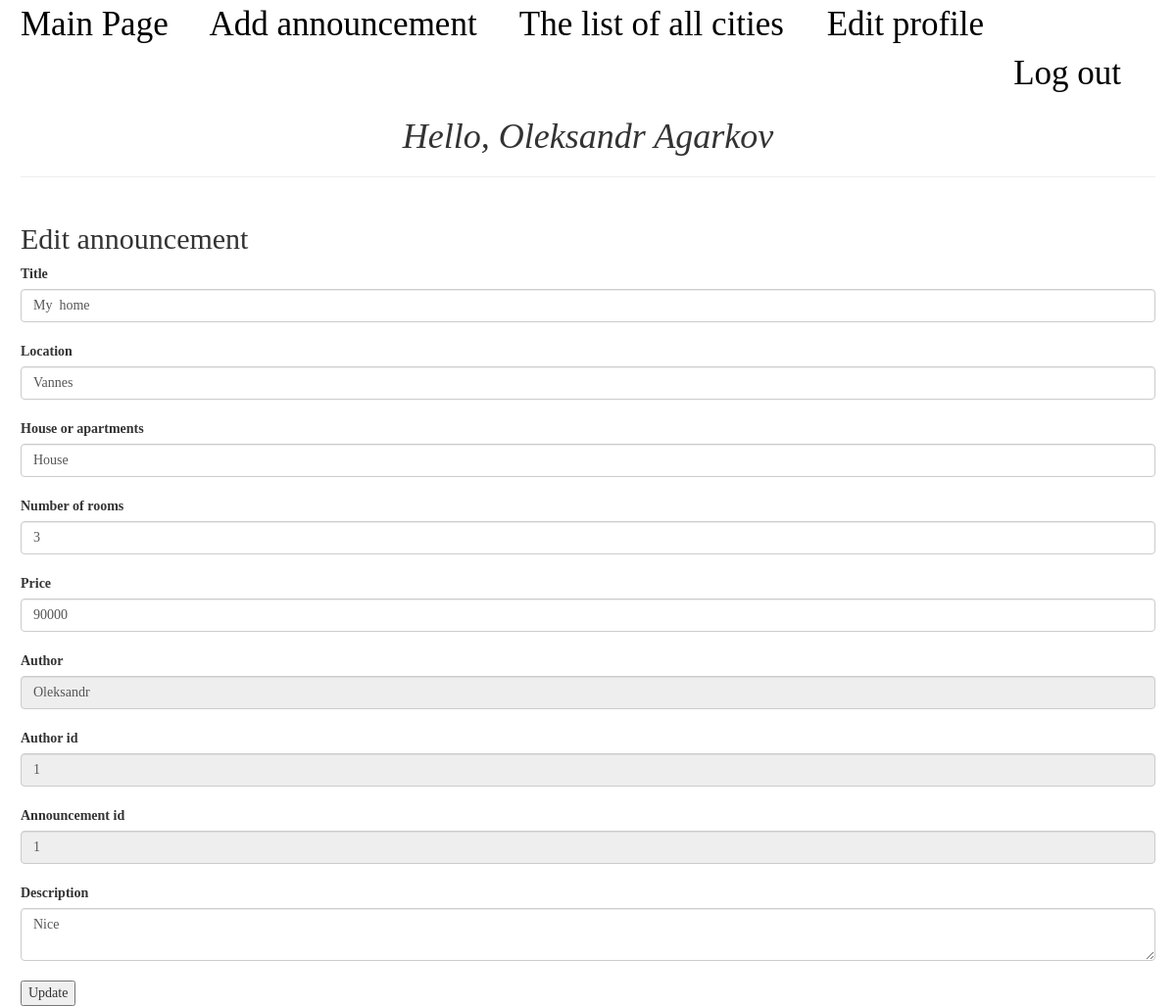
The page /house/edit/1 (signed in) on the database its author committed.
### models.py (models this page shows, shortened)
class Client(UserMixin, db.Model):
    __table_args__ = {'extend_existing': True}
    id = db.Column(db.INTEGER, primary_key=True)
    name = db.Column(db.String(50), nullable=False)
    surname = db.Column(db.String(50), nullable=False)
    phone_number = db.Column(db.String(5), nullable=False, unique=False)
    birthday = db.Column(db.String(11), nullable=False)
    email = db.Column(db.String, nullable=False, unique=False)
    password = db.Column(db.INTEGER, nullable=False)

class House(db.Model):
    __table_args__ = {'extend_existing': True}
    id = db.Column(db.INTEGER, primary_key=True)
    title = db.Column(db.String(50), nullable=False)
    location = db.Column(db.String(50), nullable=False)
    type = db.Column(db.String(50), nullable=False)
    rooms = db.Column(db.INTEGER, nullable=False)
    price = db.Column(db.INTEGER, nullable=False)
    description = db.Column(db.Text, nullable=False)
    author = db.Column(db.String, nullable=False)
    author_id = db.Column(db.INTEGER, nullable=False)
    dateCreation = db.Column(db.DateTime, nullable=False, default=sqlalchemy.sql.func.now())

### app.py (the view, shortened to what this page needs)
@app.route('/house/edit/<int:id>', methods=['GET', 'POST'])
def editAnnouncementById(id):
    if request.method == 'GET':
        house = models.getHouseById(id)
        if house.author_id == current_user.id:
            return render_template('editHouse.html', house=house)
        else:
            return "Not permitted"

### auth.py (called while the page is built)
@login_manager.user_loader
def load_user(user_id):
    return models.Client.query.get(user_id)

### models.py (called while the page is built)
def getHouseById(id):
    return House.query.get(id)

### templates/editHouse.html (shortened to what this page needs)
{% extends 'base.html' %}
{% block body%}
<h2>Edit announcement</h2>
    <div class="form-row">
        <form action="/house/edit/{{ house.id }}" method="post">
            <label for="title">Title</label>
            <input class="form-control" type="text" name="title" id="title" value="{{ house.title }}" required>
            <br>
            <label for="location">Location</label>
            <input class="form-control" type="text" name="location" id="location"
                   value="{{ house.location }}" required>
            <br>
            <label for="type">House or apartments</label>
            <input class="form-control" type="text" name="type" id="type" value={{ house.type }} required>
            <br>
            <label for="number">Number of rooms</label>
            <input class="form-control" type="number" name="rooms" id="rooms" value={{ house.rooms }} required>
            <br>
            <label for="price">Price</label>
            <input class="form-control" type="number" name="price" id="price" value={{ house.price }} required>
            <br>
            <label for="author">Author</label>
            <input class="form-control" type="text" name="author" id="author" value={{ house.author }} readonly>
            <br>
            <label for="author_id">Author id</label>
            <input class="form-control" type="number" name="author_id" id="author_id"
                   value={{ house.author_id }} readonly>
            <br>
            <label for="id">Announcement id</label>
            <input class="form-control" type="number" name="id" id="id"
                   value={{ house.id }} readonly>
            <br>
            <label for="description">Description</label>
            <textarea class="form-control" type="text" name="description" id="description"
                      required>{{ house.description }}</textarea>
            <br>
            <input type="submit" value="Update">
        </form>
    </div>
{% endblock %}

### templates/base.html (shortened to what this page needs)
<!DOCTYPE html>
<html lang="en">
<head>
    <link rel="stylesheet" type="text/css" href="{{ url_for('static', filename='../static/css/main.css') }}">
    <link rel="stylesheet" href="https://maxcdn.bootstrapcdn.com/bootstrap/3.4.1/css/bootstrap.min.css">
</head>
<body>
<div class="fullBody">
    <div class="menu">
        <a href="{{ url_for('index') }}">Main Page</a>
        {% if current_user.is_authenticated %}
            <a href="{{ url_for('addAnnouncement') }}">Add announcement</a>
        {% else %}
            <a href="{{ url_for('login') }}">Your need to login or sign up for create an annnouncement</a>
        {% endif %}
        <a href="{{ url_for('allCities') }}">The list of all cities</a>
        {% if current_user.is_authenticated %}
            <a href=" {{ url_for('editUser' , id = current_user.id) }}  ">Edit profile</a>
        {% endif %}
        <div class="auth">
            {% if current_user.is_authenticated %}
                <a href=" {{ url_for('logout') }}">Log out</a>
            {% endif %}
        </div>
        {% if current_user.is_authenticated %}
            <h1>Hello, {{ current_user.name + " " + current_user.surname }}</h1>
        {% endif %}
        <hr>
    </div>
    {% block body %}
    {% endblock %}
</div>
</body>
</html>

### static/css/main.css (style rules this page uses)
.fullBody { font-family: Times New Roman; margin-left: 1.5em; margin-right: 1.5em; }
.auth { text-align: right; }
h1 { text-align: center; font-style: italic; color: cornflowerblue; }
.menu { display: inline-block; font-size: 2.5em; width: 100%; }
.menu a { margin-right: 1em; color: black; }

### rows shown on the page
Client: name+surname "Oleksandr Agarkov"
House: title "My home", location "Vannes", type "House", rooms "3", price "90000", author_id "1", id "1", description "Nice"
